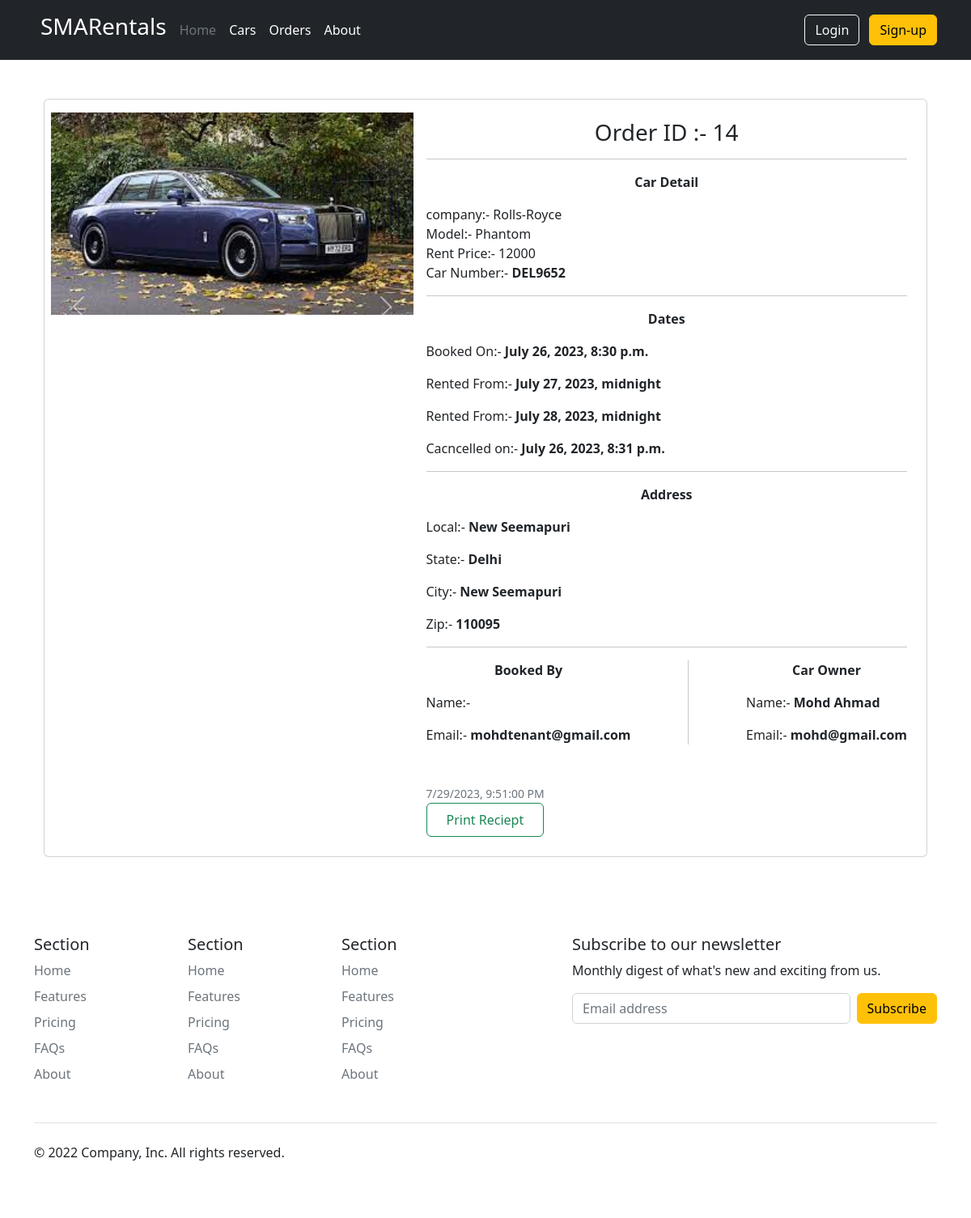
Page /orders/detail/14 on the committed database.
### cars/models.py (models this page shows)
class Car_Images(models.Model):
    images = models.ImageField(upload_to="cars/images")
    car = models.ForeignKey(Car,related_name='images',on_delete=models.CASCADE)

class Car(models.Model):
    car_number = models.CharField(max_length=25)
    company = models.CharField(max_length=50)
    model = models.CharField(max_length=50)
    rent_price = models.IntegerField()
    availablity = models.BooleanField()
    owner = models.ForeignKey(User,on_delete=models.CASCADE,default=42)
    description = models.TextField(default="")

### orders/models.py (models this page shows)
class Order(models.Model):
    car = models.ForeignKey(Car,on_delete=models.CASCADE)
    tennant = models.ForeignKey(User,on_delete=models.DO_NOTHING)
    from_date = models.DateTimeField()
    to_date = models.DateTimeField()
    tennant_address = models.CharField(max_length=300)
    city = models.CharField(max_length=200)
    state = models.CharField(max_length=200)
    zip = models.IntegerField()
    dl = models.ImageField(upload_to="DL/images/")
    book_date = models.DateTimeField(default=timezone.now)
    return_b = models.BooleanField(default=False)
    return_date = models.DateTimeField(blank=True,null=True,default=None)
    price = models.IntegerField(default=0)
    price_per_day= models.IntegerField(default=0)
    cancel_b = models.BooleanField(default=False)

class CancelOrder(models.Model):
    order =  models.ForeignKey(Order,on_delete=models.CASCADE)
    cancel_date = models.DateTimeField(auto_now_add=True)

### orders/views.py (the view)
# urls.py: path('detail/<int:id>',views.order_detail,name="details"),
def order_detail(request,id):
    order=Order.objects.get(id=id)
    return render(request,"orderdetails.html",{"order":order})

### orders/templates/orderdetails.html (shortened to what this page needs)
{% extends "base.html" %}
{% block main %}
<main>
    <div class="container">
        <div class="container my-5 ">
            <div class="card mb-3 p-2" >
                <div class="row g-0">
                <div class="col-md-5">
                    <div id="carouselExampleSlidesOnly" class="carousel slide my-2" data-bs-ride="carousel" >
                        <div class="carousel-inner">
                            {% for image in order.car.images.all %}
                                {% if forloop.counter == 1 %}
                                <div class="carousel-item active" style="height: 60vh;">
                                    <img src="{{image.images.url}}" class="d-block w-100  " alt="car-image" >
                                </div>
                                {% else %}
                                <div class="carousel-item " style="height: 60vh;">
                                    <img src="{{image.images.url}}" class="d-block w-100  " alt="car-image" >
                                </div>
                                {% endif %}
                            {% endfor %}
                            <button class="carousel-control-prev" type="button" data-bs-target="#carouselExampleSlidesOnly" data-bs-slide="prev">
                                <span class="carousel-control-prev-icon" aria-hidden="true"></span>
                            </button>
                            <button class="carousel-control-next" type="button" data-bs-target="#carouselExampleSlidesOnly" data-bs-slide="next">
                                <span class="carousel-control-next-icon" aria-hidden="true"></span>
                            </button>
                        </div>
                    </div>
                </div>
                <div class="col-md-7">
                    <div class="card-body">
                        <div id="printable-div">
                            <h3 class="card-title text-center">Order ID :- {{order.id}}</h3>
                            <hr>
                            <p class="card-text text-center "><strong>Car Detail</strong></p>
                            <p class="card-text mb-0">company:- {{order.car.company}}</p>
                            <p class="card-text mb-0">Model:- {{order.car.model}}</p>
                            <p class="card-text mb-0">Rent Price:- {{order.price}}</p>
                            <p class="card-text ">Car Number:- <strong>{{order.car.car_number}}</strong></p>
                            <hr>
                            <p class="card-text text-center "><strong>Dates</strong></p>
                            <p class="card-text ">Booked On:- <strong>{{order.book_date}}</strong></p>
                            <p class="card-text ">Rented From:- <strong>{{order.from_date}}</strong></p>
                            <p class="card-text ">Rented From:- <strong>{{order.to_date}}</strong></p>
                                {% if order.cancel_b %}
                                    {% for cancel in order.cancelorder_set.all %}
                                        <p class="card-text ">Cacncelled on:- <strong>{{cancel.cancel_date}}</strong></p>
                                    {% endfor %}
                            {% endif %}
                            <hr>
                            <p class="card-text text-center "><strong>Address</strong></p>
                            <p class="card-text ">Local:- <strong>{{order.tennant_address}}</strong></p>
                            <p class="card-text ">State:- <strong>{{order.state}}</strong></p>
                            <p class="card-text ">City:- <strong>{{order.city}}</strong></p>
                            <p class="card-text ">Zip:- <strong>{{order.zip}}</strong></p>
                            <hr>
                            <div class="d-md-flex justify-content-between align-items-center ">
                                <div class="d-inline">
                                    <p class="card-text text-center "><strong>Booked By</strong></p>
                                    <p class="card-text ">Name:- <strong>{{order.tennant.first_name}}</strong></p>
                                    <p class="card-text ">Email:- <strong>{{order.tennant.email}}</strong></p>
                                </div>
                                <div class="d-inline">
                                    <p class="card-text text-center "><strong>Car Owner</strong></p>
                                    <p class="card-text ">Name:- <strong>{{order.car.owner.first_name}}</strong></p>
                                    <p class="card-text ">Email:- <strong>{{order.car.owner.email}}</strong></p>
                                </div>
                            </div>
                        <p class="card-text mt-5"><small class="text-muted" id="current_time"></small></p>
                        </div>
                        <button type="button" class=" btn btn-outline-success px-4 py-2" onclick="printDiv('printable-div')">Print Reciept</button>
                    </div>
                </div>
                </div>
            </div>
        </div>
    </div>
</main>
{% endblock main %}

### rows in the picture
Car_Images: images (picture)
Order: id "14", car.company "Rolls-Royce", car.model "Phantom", price "12000", car.car_number "DEL9652", book_date "July 26, 2023, 8:30 p.m.", from_date "July 27, 2023, midnight", to_date "July 28, 2023, midnight", tennant_address "New Seemapuri", state "Delhi", city "New Seemapuri", zip "110095", tennant.email "mohdtenant@gmail.com", car.owner.first_name "Mohd Ahmad", car.owner.email "mohd@gmail.com"
CancelOrder: cancel_date "July 26, 2023, 8:31 p.m."
